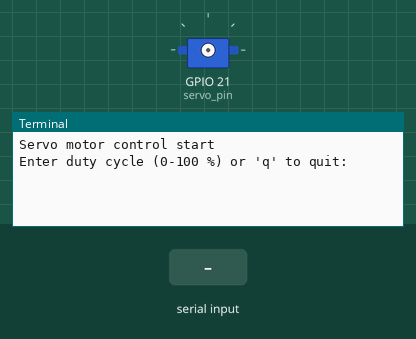
Recording of a program running on a simulated Raspberry Pi (BCM pin numbers). Shown: servo, the last lines printed to the terminal. The test bench sets the inputs (shaded band). Servo angles are drawn from the pulse width (0.5 ms = 0°, 2.5 ms = 180°). At 4.3 s the program stops and its outputs stay as they are.

Above: at 1.2 s.
1.3 s: "5" typed at the terminal, then Enter
At 2.1 s:
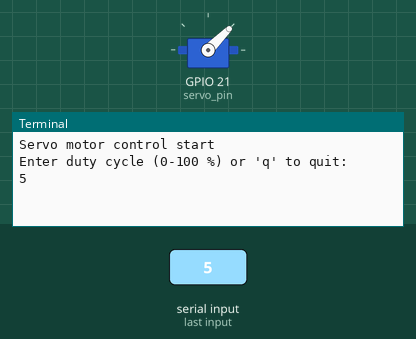
2.8 s: "200" typed at the terminal, then Enter
At 3.4 s:
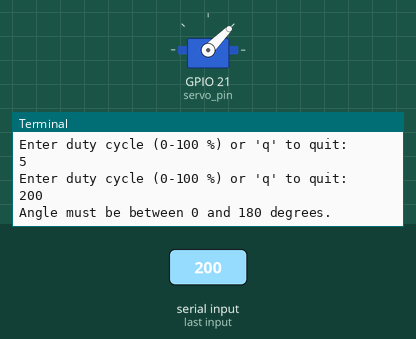
4.3 s: "q" typed at the terminal, then Enter
At 5.5 s:
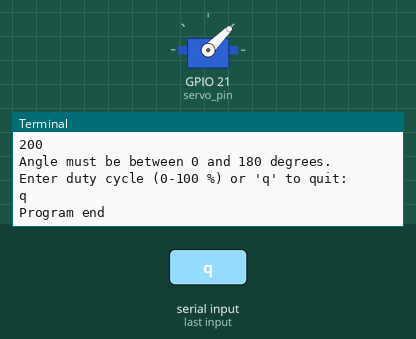

The program:

002_6_gpio_pwm_servo5.py
```python
'''
서보모터 제어
서보모터 제어핀 : GPIO21

서보모터 제어용 신호 주기 : 20ms
-> 주파수 : 50Hz
제어신호 1ms ~ 2ms
서보모터 제어용 신호의 듀티비 : 5% ~ 10%  (2.5~12.5%)

사용자로부터 Duty cycle을 입력받아 서보모터의 위치 지정
함수 servo(angle) 정의
'''
import RPi.GPIO as GPIO
import time

# def map(value, from_min, from_max, to_min, to_max):
#     """주어진 범위에서 값을 다른 범위로 매핑하는 함수"""
#     return (value - from_min) * (to_max - to_min) / (from_max - from_min) + to_min

def servo(duty_cycle):
    if duty_cycle < 0 or duty_cycle > 100:
        print("Angle must be between 0 and 180 degrees.")
        return   # 잘못된 각도 입력 처리

    #duty_cycle = (angle / 18) + 2.5  # 각도를 듀티 사이클로 변환
    #duty_cycle = map(angle, 0, 180, 5, 10)  # 각도를 듀티 사이클로 변환 (5% ~ 10%)
    #print(f'Setting servo to {angle} degrees (Duty Cycle: {duty_cycle}%)')
    pwm.ChangeDutyCycle(duty_cycle)  # 듀티 사이클 변경
    #time.sleep(1)  # 1초 동안 유지

servo_pin = 21

try:
    GPIO.setmode(GPIO.BCM)
    GPIO.setup(servo_pin, GPIO.OUT)

    pwm = GPIO.PWM(servo_pin, 50)  # 50Hz 주파수로 PWM 객체 생성
    pwm.start(0)  # PWM 신호를 0% 듀티 사이클로 시작

    print('Servo motor control start')

    while True :
        angle = input("Enter duty cycle (0-100 %) or 'q' to quit: ")
        if angle.lower() == 'q':
            break

        angle = float(angle)  # 입력값을 실수로 변환
        servo(angle)  # 서보모터 위치 지정
        time.sleep(1)  # 1초 동안 유지

except KeyboardInterrupt:
    print("Key interrupt")
except Exception as e:
    print(f"An error occurred: {e}")
finally:
    pwm.stop()
    del pwm
    GPIO.cleanup()
print('Program end')
# print('Servo motor control end')
```

Measured:
- after the input at 1.3 s, the terminal: prints a new line at once (image 1)
- after the input at 2.8 s, the terminal: prints a new line at once (image 2)
- after the input at 4.3 s, the terminal: prints a new line at once (image 3)
